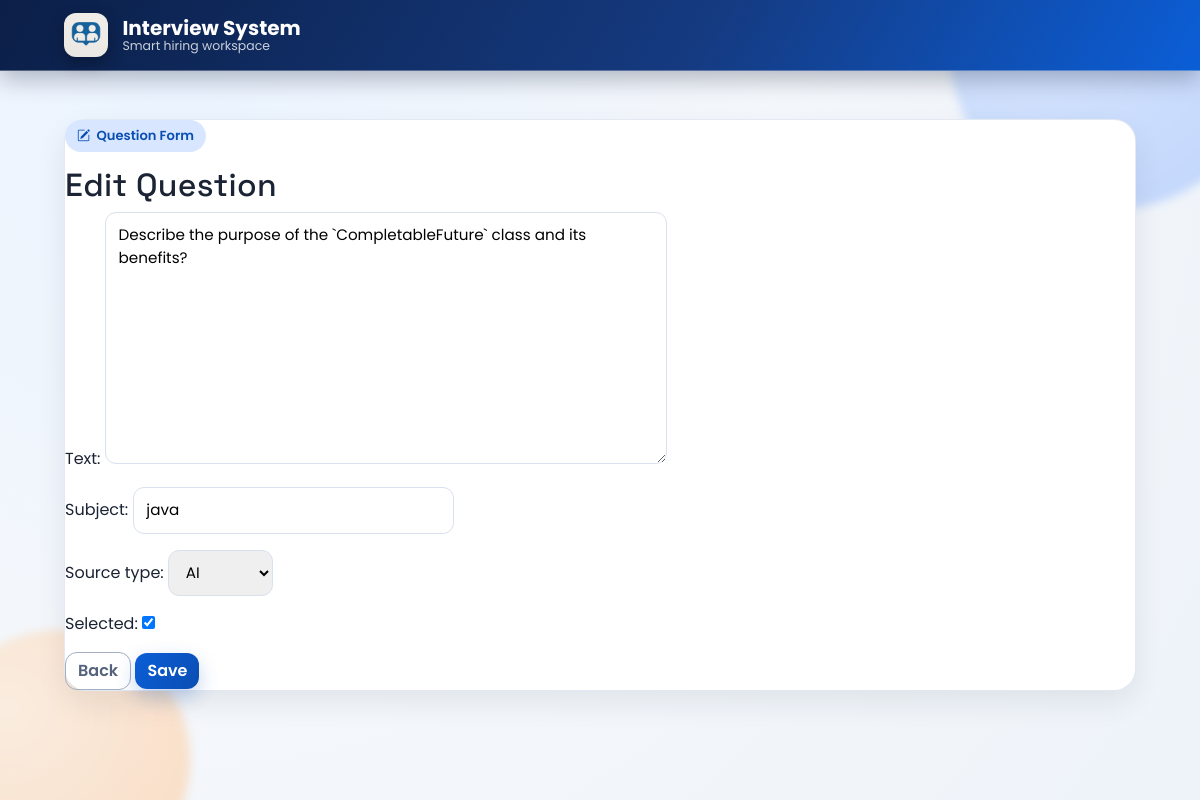
/questions/28/edit/, run on the app's committed database.
### accounts/models.py (models this page shows)
class Question(models.Model):
    text = models.TextField()
    subject = models.CharField(max_length=255)
    source_type = models.CharField(max_length=10, choices=[('Manual', 'Manual'), ('AI', 'AI')] ,default='Manual')
    created_at = models.DateTimeField(auto_now_add=True)
    selected = models.BooleanField(default=False)

### accounts/views.py (the view)
# urls.py: path('questions/<int:pk>/edit/', views.question_edit, name='question_edit'),
async def question_edit(request, pk):
    question = await a_get_object(Question, pk=pk)
    if request.method == 'POST':
        form = QuestionForm(request.POST, instance=question)
        if form.is_valid():
            await sync_to_async(form.save)()
            return redirect('question_list')
    else:
        form = QuestionForm(instance=question)
    return render(request, 'accounts/questions/form.html', {'form': form, 'title': 'Edit Question'})

### accounts/forms.py
class QuestionForm(forms.ModelForm):
    class Meta:
        model = Question
        fields = ['text', 'subject', 'source_type', 'selected']

### accounts/templates/accounts/questions/form.html (shortened to what this page needs)
{% extends "accounts/base.html" %}
{% block content %}
<div class="qform-wrapper mx-auto">
  <span class="page-kicker"><i class="bi bi-pencil-square"></i> Question Form</span>
  <h2>{{ title }}</h2>
  <form method="POST">
    {{ form.as_p }}
    <div class="qform-buttons">
      <a href="{% url 'question_list' %}" class="btn btn-outline-secondary">Back</a>
      <button type="submit" class="btn btn-primary">Save</button>
    </div>
  </form>
</div>
{% endblock %}

### accounts/static/accounts/css/style_v2.css (style rules this page uses)
:root { --bg-base: #f4f7fb; --bg-panel: #ffffff; --ink-strong: #1b2434; --ink-soft: #5f6b7f; --ink-muted: #8994a8; --brand-500: #0b5ed7; --brand-600: #0a4eb3; --brand-100: #d8e7ff; --accent-500: #ff8c42; --accent-100: #ffe7d6; --success-500: #1fa971; --danger-500: #d53b4f; --warning-500: #c98900; --border-soft: #d9e1ee; --shadow-soft: 0 12px 30px rgba(16, 24, 40, 0.08); --shadow-card: 0 20px 45px rgba(21, 35, 58, 0.1); --radius-lg: 22px; --radius-md: 16px; --radius-sm: 12px; --font-body: "Poppins", sans-serif; --font-title: "Space Grotesk", sans-serif; }
* { box-sizing: border-box; }
body.app-body { margin: 0; min-height: 100vh; background: radial-gradient(circle at 15% 15%, #ebf4ff 0%, var(--bg-base) 48%, #eef3f9 100%); color: var(--ink-strong); font-family: var(--font-body); }
h1, h2, h3, h4, h5, h6 { font-family: var(--font-title); letter-spacing: 0.01em; }
.page-kicker { display: inline-flex; align-items: center; gap: 0.4rem; padding: 0.4rem 0.75rem; border-radius: 999px; background: var(--brand-100); color: var(--brand-600); font-size: 0.82rem; font-weight: 600; margin-bottom: 0.85rem; }
.btn { border-radius: 12px; font-weight: 600; transition: transform 0.18s ease, box-shadow 0.2s ease, background-color 0.2s ease; }
.btn-primary { background: linear-gradient(120deg, var(--brand-500), var(--brand-600)); border: none; box-shadow: 0 8px 20px rgba(10, 78, 179, 0.24); }
.btn-outline-secondary { border-color: #a3afc2; color: #54627b; }
.form-container, .qform-wrapper, .prompt-card, .interview-start-container, .interview-complete-container, .confirm-delete-container, .link-page-container, .auth-card { background: var(--bg-panel); border: 1px solid rgba(217, 225, 238, 0.72); border-radius: var(--radius-lg); box-shadow: var(--shadow-soft); }
.form-control, .form-select, textarea, .qform-wrapper input, .qform-wrapper select, .qform-wrapper textarea, .form-container input, .form-container select, .form-container textarea { border: 1px solid var(--border-soft); border-radius: 11px; padding: 0.68rem 0.8rem; font-size: 0.95rem; }

### data on the page
Question: text "Describe the purpose of the `CompletableFuture` class and its benefits?", subject "java", source_type "AI", selected "☑"

### other printed values
{{ title }} "Edit Question"
